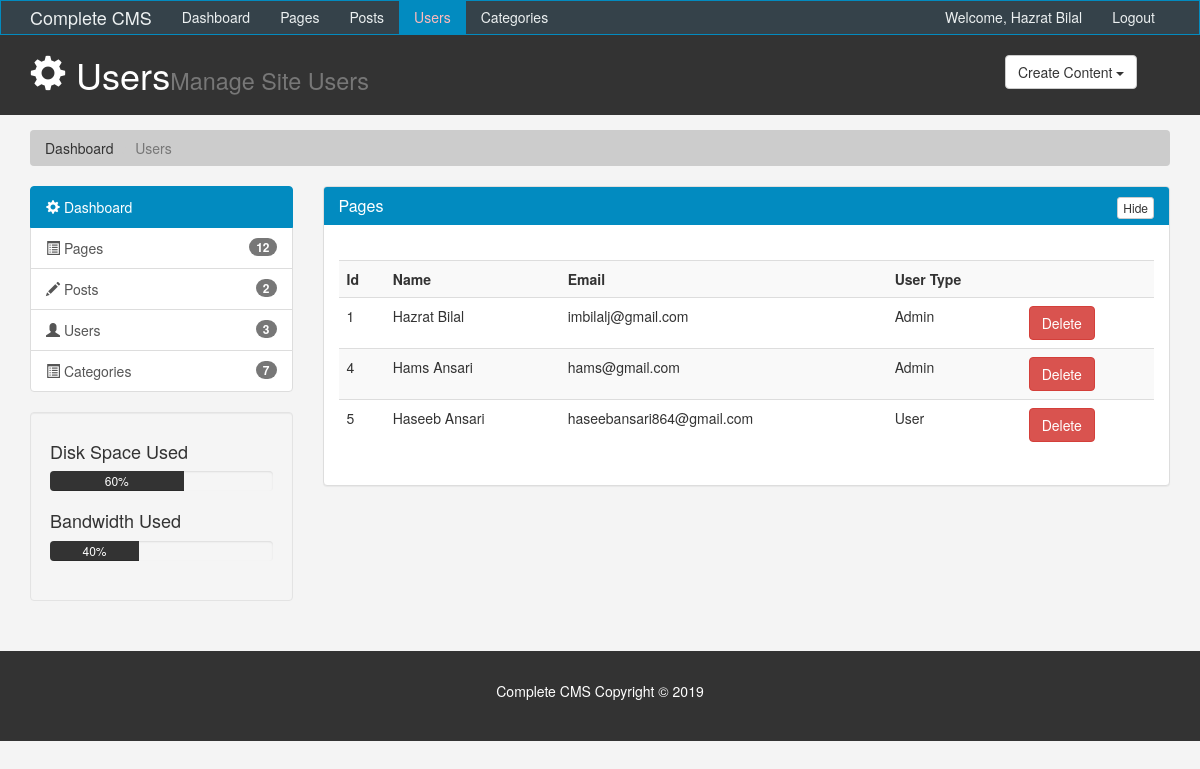
Page /backend/logic/admin/users.php (signed in) on the committed database.
### tables this page shows
CREATE TABLE IF NOT EXISTS `users` (
  `id` int(11) NOT NULL AUTO_INCREMENT,
  `firstname` varchar(40) NOT NULL,
  `lastname` varchar(40) NOT NULL,
  `email` varchar(40) NOT NULL,
  `password` varchar(40) NOT NULL,
  `usertype` varchar(40) NOT NULL,
  `question` varchar(100) NOT NULL,
  `answer` varchar(60) NOT NULL,
  PRIMARY KEY (`id`),
  UNIQUE KEY `email` (`email`)
);

### backend/utility/functions.php (called while the page is built, shortened)
<?php
  include("db-connect.php");
  function countData($column) {
    global $conn;
    $sql = "SELECT * FROM". " " . $column;
    $result = $conn->query($sql);
    if($result->num_rows > 0) {
      $totalno = $result->num_rows;
    } else {
      $totalno = 0;
    }
    return $totalno;
  }
  function countPost($column) {
    global $conn;
    $sql = "SELECT * FROM". " " . $column;
    $result = $conn->query($sql);
    if($result->num_rows > 0) {
      $totalno = $result->num_rows;
    } else {
      $totalno = 0;
    }
    return $totalno;
  }
  function countCategories($column) {
    global $conn;
    $sql = "SELECT * FROM". " " . $column;
    $result = $conn->query($sql);
    if($result->num_rows > 0) {
      $totalno = $result->num_rows;
    } else {
      $totalno = 0;
    }
    return $totalno;
  }
  function getUserData() {
    global $conn;
    $sql = "SELECT id,firstname, lastname, email, usertype FROM users";
    $result = $conn->query($sql);
    return $result;
  }
?>

### backend/logic/admin/users.php (the view, shortened to what this page needs)
<?php
  require_once("../../utility/functions.php");
  $noOfUsers = countData("users");
  $noOfPosts = countPost("posts");
  $noOfCategories = countCategories("categories");
  $userData = getUserData();
?>
<!DOCTYPE html>
<html lang="en">
  <head>
    <link href="../../../frontend/css/bootstrap.min.css" rel="stylesheet">
    <link href="../../../frontend/css/dashboard.css" rel="stylesheet">
  </head>
  <body>
    <nav class="navbar navbar-default">
      <div class="container">
        <div class="navbar-header">
          <a class="navbar-brand" href="#">Complete CMS</a>
        </div>
        <div id="navbar" class="collapse navbar-collapse">
          <ul class="nav navbar-nav">
            <li><a href="index.php">Dashboard</a></li>
            <li><a href="pages.php">Pages</a></li>
            <li><a href="posts.php">Posts</a></li>
            <li class="active"><a href="users.php">Users</a></li>
            <li><a href="category.php">Categories</a></li>
          </ul>
          <ul class="nav navbar-nav navbar-right">
            <li><a href="#">Welcome, <?php echo $_SESSION['name']; ?></a></li>
            <li><a href="../logout.php">Logout</a></li>
          </ul>
        </div>
      </div>
    </nav>
    <header id="header">
      <div class="container">
        <div class="row">
          <div class="col-md-10">
            <h1><span class="glyphicon glyphicon-cog" aria-hidden="true"></span> Users<small>Manage Site Users</small></h1>
          </div>
          <div class="col-md-2">
            <div class="dropdown create">
              <button class="btn btn-default dropdown-toggle" type="button" id="dropdownMenu1" data-toggle="dropdown" aria-haspopup="true" aria-expanded="true">
                Create Content
                <span class="caret"></span>
              </button>
            </div>
          </div>
        </div>
      </div>
    </header>
    <section id="breadcrumb">
      <div class="container">
        <ol class="breadcrumb">
          <li><a href="index.php">Dashboard</a></li>
          <li class="active">Users</li>
        </ol>
      </div>
    </section>
    <section id="main">
      <div class="container">
        <div class="row">
          <div class="col-md-3">
            <div class="list-group">
              <a href="index.php" class="list-group-item active main-color-bg">
                <span class="glyphicon glyphicon-cog" aria-hidden="true"></span> Dashboard
              </a>
              <a href="pages.php" class="list-group-item"><span class="glyphicon glyphicon-list-alt" aria-hidden="true"></span> Pages <span class="badge">12</span></a>
              <a href="posts.php" class="list-group-item"><span class="glyphicon glyphicon-pencil" aria-hidden="true"></span> Posts <span class="badge"><?php echo $noOfPosts; ?></span></a>
              <a href="users.php" class="list-group-item"><span class="glyphicon glyphicon-user" aria-hidden="true"></span> Users <span class="badge"><?php echo $noOfUsers; ?></span></a>
              <a href="category.php" class="list-group-item"><span class="glyphicon glyphicon-list-alt" aria-hidden="true"></span> Categories <span class="badge"><?php echo  $noOfCategories;?></span></a>
            </div>
            <div class="well">
              <h4>Disk Space Used</h4>
              <div class="progress">
                  <div class="progress-bar" role="progressbar" aria-valuenow="60" aria-valuemin="0" aria-valuemax="100" style="width: 60%;">
                      60%
              </div>
            </div>
            <h4>Bandwidth Used </h4>
            <div class="progress">
                <div class="progress-bar" role="progressbar" aria-valuenow="40" aria-valuemin="0" aria-valuemax="100" style="width: 40%;">
                    40%
            </div>
          </div>
            </div>
          </div>
          <div id = "page" class="col-md-9">
            <div class="panel panel-default">
              <div class="panel-heading main-color-bg">
              <button id = "hide" style = "float:right;" class = "btn btn-default btn-xs">Hide</button>
                <h3 class="panel-title">Pages</h3>
              </div>
              <div class="panel-body">
                <br>
                <table id = "tablehide" class="table table-striped table-hover">
                      <tr>
                        <th>Id</th>
                        <th>Name</th>
                        <th>Email</th>
                        <th>User Type</th>
                        <th></th>
                      </tr>
                      <?php
                        if($userData->num_rows > 0) {
                          while($row = $userData->fetch_assoc()) {
                            $userid = $row['id'];
                            $name = $row['firstname']." ".$row['lastname'];
                            $email = $row['email'];
                            $usertype = ucwords($row['usertype']);
                      ?>
                      <tr>
                        <td><?php echo $userid; ?></td>
                        <td><?php echo $name; ?></td>
                        <td><?php echo $email; ?></td>
                        <td><?php echo $usertype; ?></td>
                        <td><a class="btn btn-danger" href="deleteuser.php?userid=<?php echo $userid; ?>">Delete</a></td>
                      </tr>
                      <?php
                          }
                        }
                      ?>
                    </table>
              </div>
              </div>
          </div>
        </div>
      </div>
    </section>
  </body>
</html>

### frontend/css/dashboard.css (style rules this page uses)
body { background:#f4f4f4; }
.navbar { min-height: 33px !important; margin-bottom:0; border-radius:0; }
.navbar-nav > li > a, .navbar-brand { padding-top:6px !important; padding-bottom:0 !important; height: 33px; }
.navbar-default { background-color: #35424a; border-color: #028BC0; }
.navbar-default .navbar-brand { color: #ecf0f1; }
.navbar-default .navbar-nav > li > a { color: #ecf0f1; }
.navbar-default .navbar-nav > .active > a, .navbar-default .navbar-nav > .active > a:hover, .navbar-default .navbar-nav > .active > a:focus { color: #ffbbbc; background-color: #028BC0; }
.navbar-default .navbar-collapse, .navbar-default .navbar-form { border-color: #ecf0f1; }
.main-color-bg { background-color: #028BC0 !important; border-color: #028BC0 !important; color:#ffffff !important; }
#header { background:#333333; color:#ffffff; padding-bottom: 10px; margin-bottom: 15px; }
#header .create { padding-top: 20px; }
.breadcrumb { background:#cccccc; color:#333333; }
.breadcrumb a { color:#333333; }
.progress-bar { background:#333333; color:#ffffff; }
#footer { background:#333333; color:#ffffff; text-align:center; padding:30px; margin-top:30px; }

### rows in the picture
users: id "1", name "Hazrat Bilal", email "imbilalj@gmail.com", usertype "Admin"
users: id "4", name "Hams Ansari", email "hams@gmail.com", usertype "Admin"
users: id "5", name "Haseeb Ansari", email "haseebansari864@gmail.com", usertype "User"

### other values in the picture
$_SESSION['name'] "Hazrat Bilal"
$noOfPosts "2"
$noOfUsers "3"
$noOfCategories "7"
